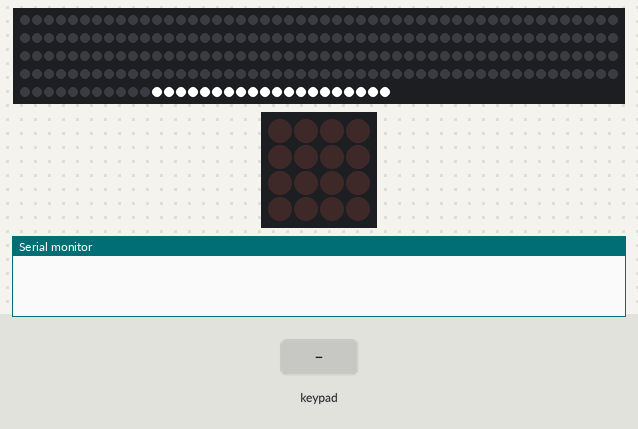
Recording of a sketch running on a simulated Arduino Uno, built with avr-gcc and run on an emulated ATmega328P. On the bench: 231 RGB LEDs in strip order, left to right, continuing on the next row, 4×4 LED matrix, the last lines printed to the serial monitor. The test bench sets the inputs (shaded band). Random numbers use the default seed unless the sketch sets one.

Above: at 3.0 s.
3.1 s: keypad keys 1 2 3 4 pressed 0.4 s apart
At 6.0 s:
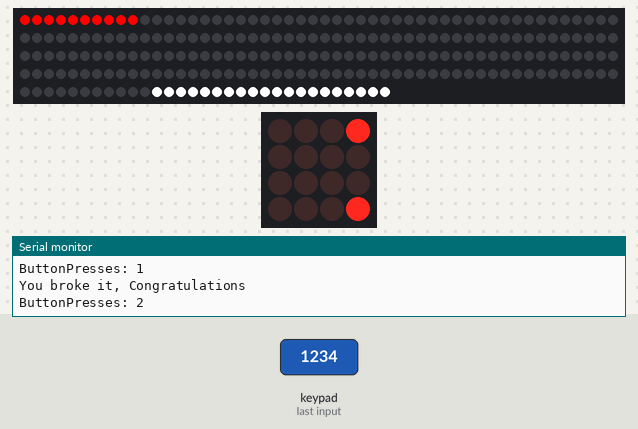
6.2 s: key '0' pressed
At 8.95 s:
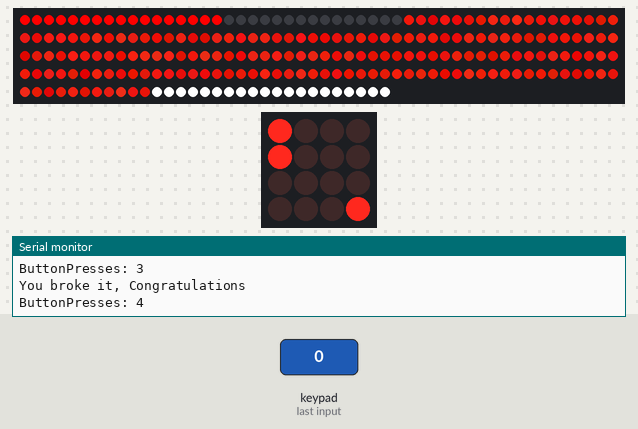
9.2 s: keypad keys 1 3 9 7 A pressed 0.4 s apart
At 12.5 s:
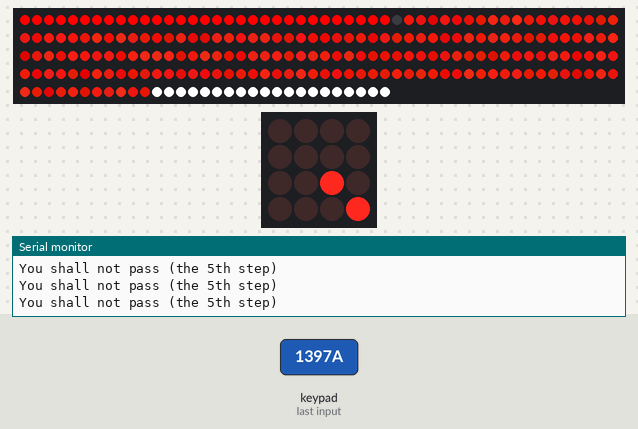
12.7 s: key '5' pressed
At 13.9 s:
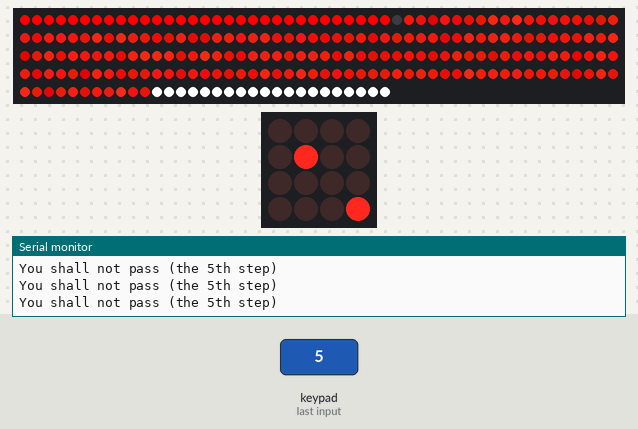
14.2 s: keypad keys 1 3 9 7 D pressed 0.4 s apart
At 16.5 s:
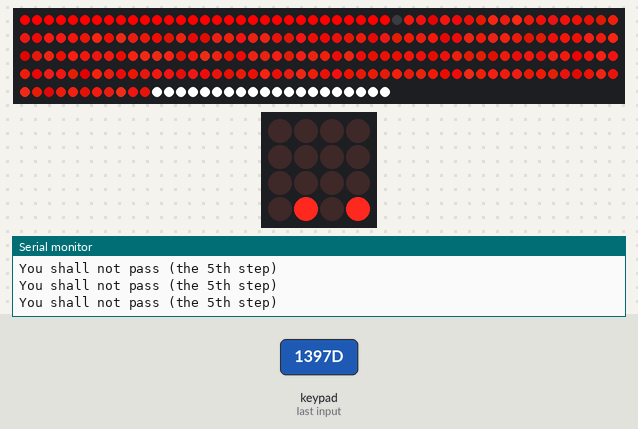
17.7 s: key '6' pressed
At 19.0 s:
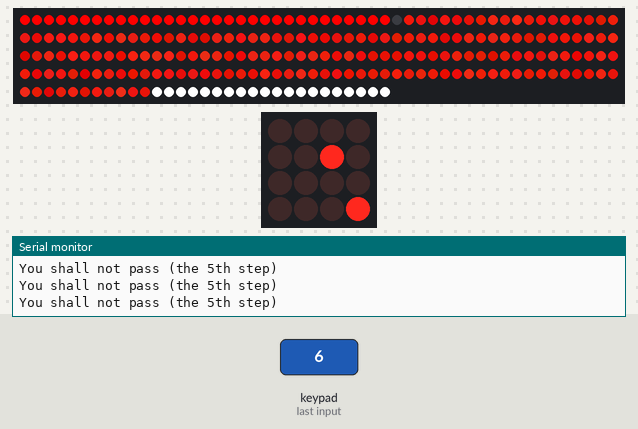

Measured:
- after the input at 3.1 s, the display: first changes at once (image 1 shows a later state)
- after the input at 12.7 s, the display: changes at once (image 4)
- after the input at 14.2 s, the display: first changes at once (image 5 shows a later state)
- after the input at 17.7 s, the display: changes at once (image 6)

The sketch:

Chairmans2018.ino
```cpp
#include <FastLED.h>
#include <Wire.h>
#include "Adafruit_Trellis.h"

//IF THE LEDS LOOP FOREVER... SEE LINE 154

// Comment out for prod to save memory
//#define DEBUG 1

// LEDs
const int LED_PIN = 6;
int isFire = false;
const int LED_START = 32;
const int NUM_LEDS = 231;

// Hex LEDs
const int HEX_LED_START = 211;  // TODO: figure this out
const int HEX_LED_R = 255;
const int HEX_LED_G = 255;
const int HEX_LED_B = 255;

// Thermometer
const int THERMO_START = 0; // First thermo led
const int THERMO_LEVELS[] = {3, 10, 17, 24, 31};
const int THERMO_DELAY = 100; // Delay for slide effect
const int THERMO_COLOR_R = 255;
const int THERMO_COLOR_G = 0;
const int THERMO_COLOR_B = 0;
int thermoLevel = 0;

// Trellis button pad
const int TRELLIS_INT_PIN = A3;
const int TRELLIS_NUM_KEYS = 16;
int buttonPresses = 0;
bool nextButtonClicked = false;
bool lastButtonClicked = false;
bool resetButtonClicked = false;

// Stepper
const int STEPPER_ENABLE_PIN = 3;
const int STEPPER_PIN = 5;
const int STEPPER_DIR_PIN = 4;
const bool STEPPER_FORWARD = 1;
const bool STEPPER_BACKWARDS = 0;
int currentStepper = 0;
boolean resetButton = false;

CRGB leds[NUM_LEDS];
Adafruit_Trellis matrix0 = Adafruit_Trellis();
Adafruit_TrellisSet trellis =  Adafruit_TrellisSet(&matrix0);


void setup() {
  Serial.begin(9600);
  #ifdef DEBUG
    Serial.println("2018 Chairmans starting");
    Serial.println("Start LED");
  #endif

  // LEDs
  FastLED.addLeds<NEOPIXEL,LED_PIN>(leds, NUM_LEDS);
  setAll(0, 0, 0);
  delay(100);
  setHexLEDs(true);

  #ifdef DEBUG
    Serial.println("LED setup success");
    Serial.println("Start trellis");
  #endif

  // Trellis
  pinMode(TRELLIS_INT_PIN, INPUT);
  digitalWrite(TRELLIS_INT_PIN, HIGH);
  trellis.begin(0x70);
  delay(100);
  trellisBootLEDs();

  // Stepper
  #ifdef DEBUG
    Serial.println("Start trellis success");
    Serial.println("Start stepper");
  #endif
  pinMode(STEPPER_ENABLE_PIN,OUTPUT); // Enable
  pinMode(STEPPER_PIN,OUTPUT); // Step
  pinMode(STEPPER_DIR_PIN,OUTPUT); // Dir
  #ifdef DEBUG
    Serial.println("Stepper setup success");
    Serial.println("Startup success\n");
  #endif
}
void loop() {
  delay(30);
  if (trellis.readSwitches()) {
    #ifdef DEBUG
      Serial.println();
      Serial.print("Button press: ");
    #endif
    // go through every button
    for (uint8_t i=0; i<TRELLIS_NUM_KEYS; i++) {
      // if it was pressed, turn it on
      if (trellis.justPressed(i)) {
        #ifdef DEBUG
          Serial.println(i);
        #endif
        if (trellis.isLED(i)) {
          trellis.clrLED(i);
        }
        else {
          trellis.setLED(i);
        }
        trellis.writeDisplay();

        //Keep reset LED on
        trellis.setLED(15);

      }
     if (trellis.justReleased(i)) {
        trellis.clrLED(i);
      }
      /* if(resetButton){
                stepperBack(5);
            }*/
    }
    //NEW BUTTON CODE
    if(trellis.justPressed(0) && trellis.justPressed(3) && trellis.justPressed(15) && trellis.justPressed(12)) {
       //reset
      buttonPresses=0;
      setAll(0,0,0);
      setup();
      //setStepper(6,false);
      }
    else if(trellis.justPressed(15)){ //go to last step
      if(buttonPresses >= 0&&buttonPresses<6){toPhase(buttonPresses, false);}
      else if(buttonPresses >= 6){Serial.println("You shall not pass (the 5th step)");  }
      else{Serial.println("You broke it, Congratulations");}
      lastButtonClicked = false;}
    else { //go to next step
      if(buttonPresses>=0&&buttonPresses<6){toPhase(buttonPresses, true);}
      else if(buttonPresses >= 6){Serial.println("You shall not pass (the 5th step)");  }
      else{Serial.println("You broke it, Congratulations");}
      nextButtonClicked = false;}
    /*This line might be causing the stepper to rotate twice
    for (uint8_t i=0; i<TRELLIS_NUM_KEYS - 1; i++) {
      if (trellis.justPressed(i)) {nextButtonClicked = true; lastButtonClicked = false;}
    }*/
  }/*
  if(isFire){//remove this whole section before actual presentation this is just for showcase
    quenchLEDs(true);
    fireLEDs(true);
  }*/
}
    //OLD BUTTON CODE
          /*
        switch(i) {
          // First row
          case 0: // Turn to Ignitions
            setStepper(1);
            setThermo(1);
          break;
          case 1: // Thermo level 1
            setThermo(2);
            setStepper(1);
          break;
          case 2: // Turns to Creativity && Thermo level 2 && Fan dial 1
            setThermo(3);
            setStepper(1);
          break;
          case 3: // Turn to Oppertunity && Thermo level 3 && Fan dial 2
            setThermo(4);
            setStepper(1);
            fireLEDs(false);
            isFire = true;
          break;
          // Second row
          case 4: // Turn to Interaction && Thermo level 4 && Fan dial 3
            // Set case lights to fire
            setThermo(5);
            setStepper(1);
          break;
          case 5: // Turn to Spread && pull bolt
            setStepper(1);
          break;

          // Reset button
          case 15:
          resetButton = !resetButton;
          Serial.println("Visual Reset");
            #ifdef DEBUG
              Serial.print("current stepper: ");
              Serial.println(currentStepper);
            #endif
            setAll(0,0,0);
            setHexLEDs(true);
          //break switch-case
          break;
        }
        */

/**
 *Change the phase
 */
void toPhase(int phase, bool forwards){
  //go to next step
      if(phase < 0) {Serial.println("You can't go to a step behind 0");}

       if(!forwards){phase--;buttonPresses--;}
  if(forwards){
      setStepper(1);
       setThermo(phase++);

 if(phase == 3){
        fireLEDs(false);
        isFire = true;
      }
      else if(phase >= 6){
        Serial.println("You shall not pass (the 5th step)");

      }
      else{
        Serial.println("You broke it, Congratulations");
      }
      Serial.print("ButtonPresses: ");
      Serial.println(phase);
  }

  else  if(!forwards){
      if(phase == 0){
        stepperBack(32);
        setThermo(1);
      }
      else if(phase == 1){
        setThermo(2);
        stepperBack(32);
      }
      else if(phase == 2){
        setThermo(3);
        stepperBack(32);
      }
      else if(phase == 3){
        setThermo(4);
        stepperBack(32);
        fireLEDs(false);
        isFire = true;
      }
      else if(phase == 4){
        // Set case lights to fire
        setThermo(5);
        stepperBack(32);
      }
      else if(phase == 5){
        stepperBack(32);
      }
      else if(phase >= 6){
        Serial.println("You shall not pass (the 5th step)");
      }
      else{
        Serial.println("You broke it, Congratulations");
      }
  }

      if(forwards){
        buttonPresses++;
      }
      else{
        buttonPresses--;
      }

      nextButtonClicked = false;
}

/**
 * Set the background LEDs to fire
 */
void fireLEDs(bool showUpdate) {
  for (int i = LED_START; i < HEX_LED_START; i++) {

      leds[i] = getRandomFireColor();
        FastLED.show();

  }
}
/**
 * sets the background leds to off
 */
 void quenchLEDs(bool showUpdate) {
  for (int i = LED_START; i < HEX_LED_START; i++) {
    leds[i].setRGB(0,0,0);
    FastLED.show();
    }
   FastLED.show();
  }
/**
 * Returns a CRGB color for fire
 */
CRGB getRandomFireColor() {
  int brightness=random(0,20);
  int r = random(150, 200);
  int g = random(0, 20);
  int b = random(0, 3);
  return CRGB(r+brightness*2, g+brightness, b+brightness);
}

/**
 * Set the hex LEDs
 * bool on
 *  true = LEDs on
 *  false = LEDs off
 */
void setHexLEDs(bool on) {
  #ifdef DEBUG
    Serial.print("set hex ");
    Serial.println(on);
  #endif
  if (on) {
    // Turn on
    setPortion(HEX_LED_R, HEX_LED_G, HEX_LED_B, HEX_LED_START, NUM_LEDS);
  } else {
    // Turn off
    setPortion(0, 0, 0, HEX_LED_START, NUM_LEDS);
  }
}

/**
 * Set the stepper motor to rotate
 * int side - side to display
 *  0-5 step for the six sided display
 */
void setStepper(int side) {
  digitalWrite(STEPPER_DIR_PIN, STEPPER_FORWARD);
  #ifdef DEBUG
    Serial.print("(f) Stepper dir: ");
    Serial.print(STEPPER_FORWARD);
    Serial.print(" side: ");
    Serial.println(side);
  #endif
  // 200 steps = 1 rev
  // One step = about 33 steps. Less to acount for sliding
  currentStepper++;
  currentStepper = currentStepper % 6;
  int steps = 37 * side;
  enableStepper(true);
  for(int x = 0; x < steps * .75; x++) {
    digitalWrite(STEPPER_PIN,HIGH);
    delay(10);
    digitalWrite(STEPPER_PIN,LOW);
  }
  for(int x = 0; x < steps* .25; x++){
    digitalWrite(STEPPER_PIN,HIGH);
    delay(10);
    digitalWrite(STEPPER_PIN,LOW);
    delay (pow(x, 2) / 4);
  }
  enableStepper(false);
  stepperBack(2);
}

/**
 * Set the stepper motor to rotate
 * int side - side to display
 *  0-5 step for the six sided display
 * bool dir - direction
 */
void setStepper(int side, bool dir) {
  #ifdef DEBUG
    Serial.print("Stepper dir: ");
    Serial.print(dir);
    Serial.print(" side: ");
    Serial.println(side);
  #endif
  digitalWrite(STEPPER_DIR_PIN, dir);
  // 200 steps = 1 rev
  // One step = about 33 steps
  currentStepper++;
  currentStepper = currentStepper % 6;
  int steps = 11 * side;
  enableStepper(true);
  for(int x = 0; x < steps; x++) {
    digitalWrite(STEPPER_PIN,HIGH);
    delay(10);
    digitalWrite(STEPPER_PIN,LOW);
  }
  enableStepper(false);
}

/**
 * Set the stepper motor to rotate
 * int side - side to display
 *  0-5 step for the six sided display
 */
void setStepperBack(int side) {
  digitalWrite(STEPPER_DIR_PIN, STEPPER_BACKWARDS);
  #ifdef DEBUG
    Serial.print("(f) Stepper dir: ");
    Serial.print(STEPPER_FORWARD);
    Serial.print(" side: ");
    Serial.println(side);
  #endif
  // 200 steps = 1 rev
  // One step = about 33 steps. Less to acount for sliding
  currentStepper++;
  currentStepper = currentStepper % 6;
  int steps = 32 * side;
  enableStepper(true);
  for(int x = 0; x < steps * .75; x++) {
    digitalWrite(STEPPER_PIN,HIGH);
    delay(10);
    digitalWrite(STEPPER_PIN,LOW);
  }
  for(int x = 0; x < steps* .25; x++){
    digitalWrite(STEPPER_PIN,HIGH);
    delay(10);
    digitalWrite(STEPPER_PIN,LOW);
    delay (pow(x, 2) / 4);
  }
  enableStepper(false);
  stepperBack(2);
}


/**
 * Backwards boy
 */
void stepperBack(int steps) {
  #ifdef DEBUG
    Serial.print("Stepper dir: ");
    Serial.print(dir);
    Serial.print(" side: ");
    Serial.println(side);
  #endif
  digitalWrite(STEPPER_DIR_PIN, false);
  // 200 steps = 1 rev
  // One step = about 33 steps
  currentStepper++;
  currentStepper = currentStepper % 6;
  enableStepper(true);
  for(int x = 0; x < steps; x++) {
    digitalWrite(STEPPER_PIN,HIGH);
    delay(10);
    digitalWrite(STEPPER_PIN,LOW);
  }
  enableStepper(false);
}

/**
 * Enable or disable the stepper
 * bool isEnable - if the stepper should be enabled
 *  true - enable
 *  false - disable
 */
void enableStepper(bool isEnable) {
  if (!isEnable) {
    // Set enable pin to low (disabled)
    digitalWrite(STEPPER_ENABLE_PIN, HIGH);
  } else {
    // Set enable pin to high (enable)
    digitalWrite(STEPPER_ENABLE_PIN, LOW);
  }
}

/**
 * Boot LEDs on trelis
 */
void trellisBootLEDs() {
  for (uint8_t i=0; i<TRELLIS_NUM_KEYS; i++) {
    trellis.setLED(i);
    trellis.writeDisplay();
    delay(50);
  }
  for (uint8_t i=0; i<TRELLIS_NUM_KEYS; i++) {
    trellis.clrLED(i);
    trellis.writeDisplay();
    delay(50);
  }
}

/**
 * Set all LEDs to one color
 * int r, g, b - color
 */
void setAll(int r, int g, int b) {
  setPortion(0, 0, 0, 0, NUM_LEDS);
}

/**
 * Set a prtion of LEDs to a color
 * int r, g, b - color
 * int start - first LED
 * int finish - last led
 */
void setPortion(int r, int g, int b, int start, int finish) {
  #ifdef DEBUG
    Serial.print("setPortion: ");
    Serial.print(start);
    Serial.print(" | ");
    Serial.println(finish);
  #endif
  for (int i = start; i < finish; i++) {
    leds[i].setRGB( r, g, b);
  }
  FastLED.show();
}

/**
 * Set a portion of LEDs with a delay between each LED
 * creates a slide effect
 * int r, g, b - color
 * int start - first LED
 * int finish - las led
 */
void setPortion(int r, int g, int b, int start, int finish, int wait) {
  #ifdef DEBUG
    Serial.print("setPortion");
    Serial.print(start);
    Serial.print(" | ");
    Serial.println(finish);
  #endif
  for (int i = start; i < finish; i++) {
    leds[i].setRGB( r, g, b);
    FastLED.show();
    delay(wait);
  }
}

/**
 * Set the thermometer LEDs
 * int level - level to set
 *  0 to 5
 *  0 = off
 *  1-5 = thermo levels
 */
void setThermo(int level) {
  thermoLevel = level % 6;
  #ifdef DEBUG
    Serial.print("Set thermo level: ");
    Serial.println(level);
  #endif
  if (thermoLevel == 0) {
    // Set all thermo LEDs to off
    setPortion(0, 0, 0, 0, LED_START);
  } else {
    // Set thermo leds
    int lowBound = THERMO_START;
    if (level > 1) {
      lowBound = THERMO_LEVELS[level-2];
    }
    setPortion(THERMO_COLOR_R, THERMO_COLOR_G, THERMO_COLOR_B, lowBound, THERMO_LEVELS[level-1], THERMO_DELAY);
  }
}
```
